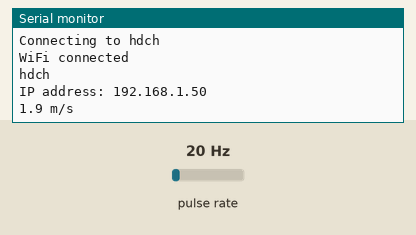
This sketch was run on a simulated ESP8266 (NodeMCU). On the bench: the last lines printed to the serial monitor. Wiring (inferred from the names in the program): pulse sensor: data D2. The inputs (shaded band) are chosen by the test bench; at power-on: pulse rate 20 Hz. WiFi joins after 1.5 s; servers stay silent unless stated.

Above: at 2.7 s.
2.8 s: pulse rate (sensor on D2) set to 4 Hz
At 4.1 s:
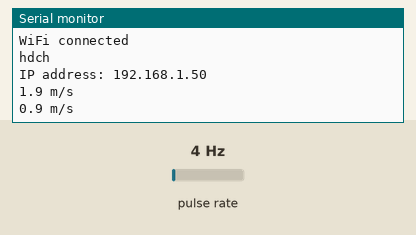
4.3 s: pulse rate (sensor on D2) set to 50 Hz
At 4.8 s:
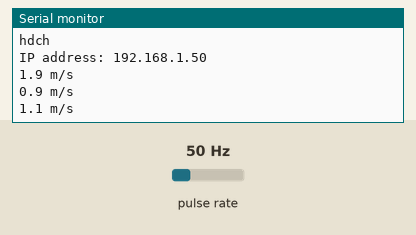
Timing chart, 0 to 7.3 s (numbered marks = the images above; inputs shaded):
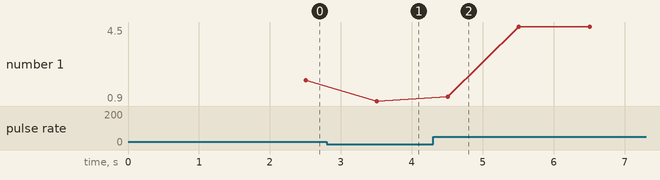

Measured:
- after the input at 2.8 s, the serial monitor: prints a new line after 0.70 s (image 1)
- after the input at 4.3 s, the serial monitor: prints a new line after 0.20 s (image 2)
- plotted number 1: 1.9 → 0.9 after the input at 2.8 s, 0.9 → 4.5 after the input at 4.3 s

The sketch:

Wind_Sensor_Pulse_With_ESP8266GPIO_WIFI_SHIELD.ino
```cpp
//참고 사이트 : https://arduino-esp8266.readthedocs.io/en/latest/reference.html#digital-io
//참고 사이트 : https://blog.daum.net/rockjjy99/2801
//업로드가 안될 때 조치 사항
//1. 아두이노 전원 케이블을 뽑았다가 끼운다
//2. ON DIP(빨간색 플라스틱)에 똑딱이 4개 중 3, 4를 올려서 업로드(FLASH) 모드로 전환한다.
//4. 아두이노 우노에 스케치 초기화가 되어 있는지 확인 (포스팅 상단 아두이노 우노 스케치 초기화 방법 참조)
//5. 배선 TX, RX 가 이상 없는지 확인 (포스팅 상단 아두이노 장착시 배선 참조)

#include <ESP8266WiFi.h>

const char* ssid = "hdch";
const char* password = "12345678";
WiFiServer server(80);

int pulse; //measuring the rising edges of the signal
float wind_speed;
#define air_velocity_transducer D2    //The pin location of the sensor

void rpm (){     //This is the function that the interupt calls
  pulse++;  //This function measures the rising and falling edge of the hall effect sensors signal
}

// The setup() method runs once, when the sketch starts
void setup() //
{
  pinMode(air_velocity_transducer, INPUT); //initializes digital pin 2 as an input

  attachInterrupt(digitalPinToInterrupt(air_velocity_transducer), rpm, RISING); //and the interrupt is attached

  Serial.begin(115200);
  WiFi.mode(WIFI_STA);
  WiFi.begin(ssid, password);


  while (WiFi.status() != WL_CONNECTED) {
    delay(500);
    Serial.print(".");
  }
  server.begin();
    // Connecting to WiFi network
  Serial.println();
  Serial.print("Connecting to ");
  Serial.println(ssid);

  Serial.println("");
  Serial.println("WiFi connected");

  Serial.println(ssid);
  Serial.print("IP address: ");
  // Printing the ESP IP address
  Serial.println(WiFi.localIP());
}

// the loop() method runs over and over again,
// as long as the Arduino has power
void loop (){
  WiFiClient client = server.available();
  pulse = 0;
  interrupts();      //Enables interrupts
  delay(1000);
  noInterrupts();      //Disable interrupts
  wind_speed = ( pulse * 0.0875+0.1);
  Serial.print (wind_speed, 1); //Prints the number calculated above
  Serial.print (" m/s\n"); //Prints "m/s" and returns a  new line

  if (client) {
    Serial.println("New client");
    // bolean to locate when the http request ends
    boolean blank_line = true;
    while (client.connected()) {
      if (client.available()) {
        char c = client.read();
          if (c == '\n' && blank_line) {


          client.println("HTTP/1.1 200 OK");
          client.println("Content-Type: text/html");
          client.println("Connection: close");
          client.println("refresh : 1");
          client.println();

          client.println("<!DOCTYPE HTML>");
          client.println("<html>");
          client.println("<head><title>Wind Speed!</title></head><body><h1>ESP8266 - Wind Speed</h1><h3>Wind Speed : ");
          client.println(wind_speed);
          client.println("</h3></body></html>");
          break;
        }
        if (c == '\n') {
          // when starts reading a new line
          blank_line = true;
        }
        else if (c != '\r') {
          // when finds a character on the current line
          blank_line = false;
        }
      }
    }
    delay(100);
    client.stop();
    Serial.println("Client disconnected.");
  }
}
```
